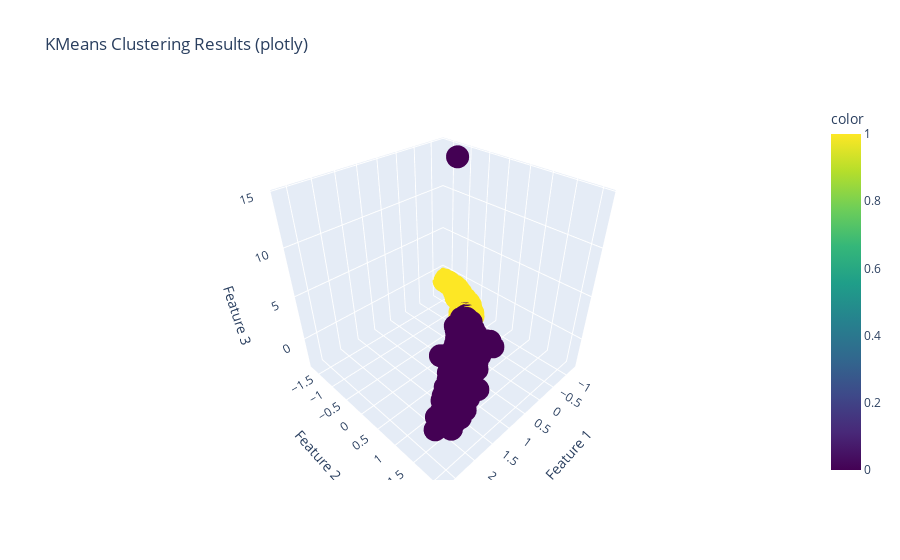
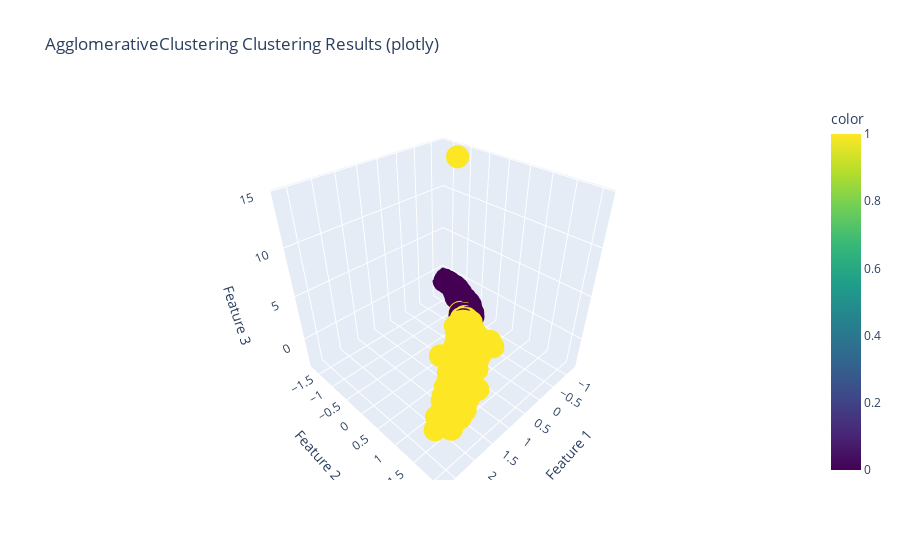
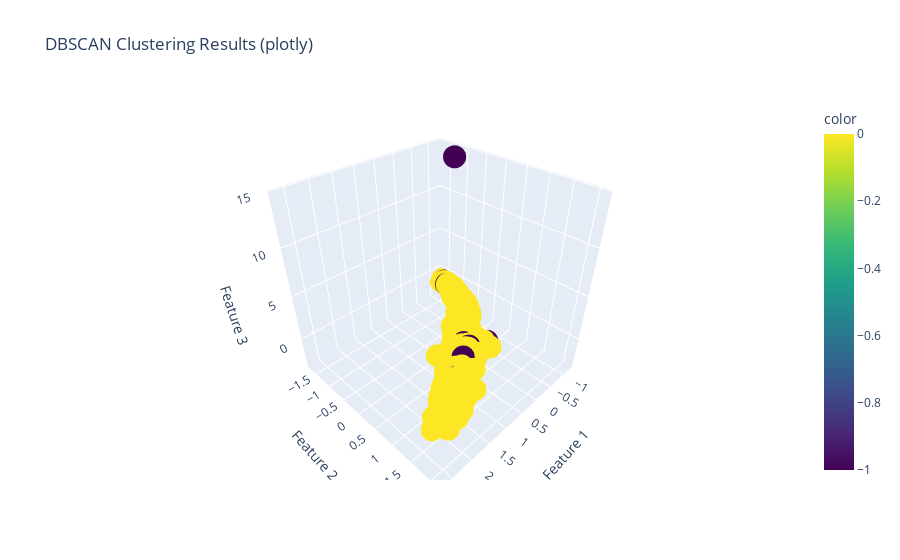
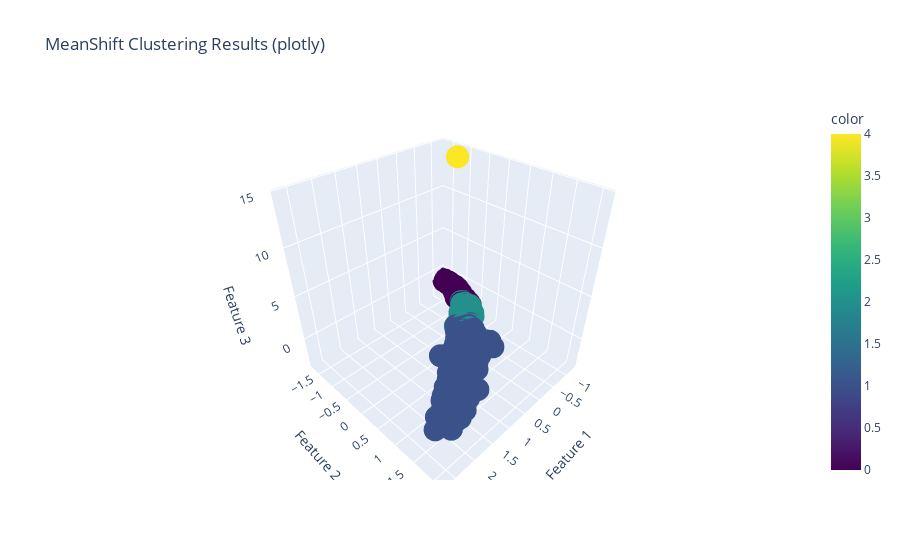

The notebook cell these images were saved under, in order:
### Code cell
import pandas as pd
import numpy as np
from sklearn.preprocessing import StandardScaler
from sklearn.cluster import KMeans, AgglomerativeClustering, DBSCAN, MeanShift, SpectralClustering
from sklearn.metrics import silhouette_score, davies_bouldin_score
import matplotlib.pyplot as plt
from mpl_toolkits.mplot3d import Axes3D
import plotly.express as px

# Load your data e drop the columns non-numeric
data = df.copy()
data = drop_columns(data)

# Standardize the data
scaler = StandardScaler()
data_scaled = scaler.fit_transform(data)

# Define the clustering algorithms
clustering_algorithms = {
    'KMeans': KMeans(n_clusters=2),
    'AgglomerativeClustering': AgglomerativeClustering(n_clusters=2),
    'DBSCAN': DBSCAN(eps=0.5, min_samples=5),
    'MeanShift': MeanShift(),
    'SpectralClustering': SpectralClustering(n_clusters=2)
}

# Dictionary to store the results
results = {}

# Evaluate each clustering algorithm
for name, algorithm in clustering_algorithms.items():
    # Fit the model
    labels = algorithm.fit_predict(data_scaled)
    
    # Calculate evaluation metrics
    silhouette_avg = silhouette_score(data_scaled, labels)
    davies_bouldin = davies_bouldin_score(data_scaled, labels)
    
    # Store the results
    results[name] = {'Labels': labels, 'Silhouette Score': silhouette_avg, 'Davies-Bouldin Score': davies_bouldin}

# Print the results
for name, metrics in results.items():
    print(f"Algorithm: {name}")
    for metric, value in metrics.items():
        if metric != 'Labels':
            print(f"  {metric}: {value}")
    print()

# 3D Visualization using matplotlib
def plot_3d(data, labels, title):
    fig = plt.figure()
    ax = fig.add_subplot(111, projection='3d')
    scatter = ax.scatter(data[:, 0], data[:, 1], data[:, 2], c=labels, cmap='viridis')
    ax.set_title(title)
    ax.set_xlabel('Feature 1')
    ax.set_ylabel('Feature 2')
    ax.set_zlabel('Feature 3')
    legend1 = ax.legend(*scatter.legend_elements(), title="Clusters")
    ax.add_artist(legend1)
    plt.show()

# 3D Visualization using plotly
def plotly_3d(data, labels, title):
    fig = px.scatter_3d(
        x=data[:, 0], y=data[:, 1], z=data[:, 2],
        color=labels,
        title=title,
        labels={'x': 'Feature 1', 'y': 'Feature 2', 'z': 'Feature 3'},
        color_continuous_scale='Viridis'
    )
    fig.show()

# Plotting results for each algorithm
for name, metrics in results.items():
    labels = metrics['Labels']
    plot_3d(data_scaled, labels, f'{name} Clustering Results (matplotlib)')
    plotly_3d(data_scaled, labels, f'{name} Clustering Results (plotly)')

### Figure 1 — Plotly figure (JSON) as saved in the notebook; plotly's stock layout.template omitted (floating-point values rounded to 4 significant figures; data arrays with more than 128 entries replaced by an {"elided": "..."} marker saying what was removed)
{"data": [{"hovertemplate": "Feature 1=%{x}<br>Feature 2=%{y}<br>Feature 3=%{z}<br>color=%{marker.color}<extra></extra>", "legendgroup": "", "marker": {"color": {"elided": "731 int values"}, "coloraxis": "coloraxis", "symbol": "circle"}, "mode": "markers", "name": "", "scene": "scene", "showlegend": false, "type": "scatter3d", "x": {"elided": "731 float values"}, "y": {"elided": "731 float values"}, "z": {"elided": "731 float values"}}], "layout": {"coloraxis": {"colorbar": {"title": {"text": "color"}}, "colorscale": [[0, "#440154"], [0.1111, "#482878"], [0.2222, "#3e4989"], [0.3333, "#31688e"], [0.4444, "#26828e"], [0.5556, "#1f9e89"], [0.6667, "#35b779"], [0.7778, "#6ece58"], [0.8889, "#b5de2b"], [1, "#fde725"]]}, "legend": {"tracegroupgap": 0}, "scene": {"domain": {"x": [0, 1], "y": [0, 1]}, "xaxis": {"title": {"text": "Feature 1"}}, "yaxis": {"title": {"text": "Feature 2"}}, "zaxis": {"title": {"text": "Feature 3"}}}, "title": {"text": "KMeans Clustering Results (plotly)"}}}

### Figure 2 — Plotly figure (JSON) as saved in the notebook; plotly's stock layout.template omitted (floating-point values rounded to 4 significant figures; data arrays with more than 128 entries replaced by an {"elided": "..."} marker saying what was removed)
{"data": [{"hovertemplate": "Feature 1=%{x}<br>Feature 2=%{y}<br>Feature 3=%{z}<br>color=%{marker.color}<extra></extra>", "legendgroup": "", "marker": {"color": {"elided": "731 int values"}, "coloraxis": "coloraxis", "symbol": "circle"}, "mode": "markers", "name": "", "scene": "scene", "showlegend": false, "type": "scatter3d", "x": {"elided": "731 float values"}, "y": {"elided": "731 float values"}, "z": {"elided": "731 float values"}}], "layout": {"coloraxis": {"colorbar": {"title": {"text": "color"}}, "colorscale": [[0, "#440154"], [0.1111, "#482878"], [0.2222, "#3e4989"], [0.3333, "#31688e"], [0.4444, "#26828e"], [0.5556, "#1f9e89"], [0.6667, "#35b779"], [0.7778, "#6ece58"], [0.8889, "#b5de2b"], [1, "#fde725"]]}, "legend": {"tracegroupgap": 0}, "scene": {"domain": {"x": [0, 1], "y": [0, 1]}, "xaxis": {"title": {"text": "Feature 1"}}, "yaxis": {"title": {"text": "Feature 2"}}, "zaxis": {"title": {"text": "Feature 3"}}}, "title": {"text": "AgglomerativeClustering Clustering Results (plotly)"}}}

### Figure 3 — Plotly figure (JSON) as saved in the notebook; plotly's stock layout.template omitted (floating-point values rounded to 4 significant figures; data arrays with more than 128 entries replaced by an {"elided": "..."} marker saying what was removed)
{"data": [{"hovertemplate": "Feature 1=%{x}<br>Feature 2=%{y}<br>Feature 3=%{z}<br>color=%{marker.color}<extra></extra>", "legendgroup": "", "marker": {"color": {"elided": "731 int values"}, "coloraxis": "coloraxis", "symbol": "circle"}, "mode": "markers", "name": "", "scene": "scene", "showlegend": false, "type": "scatter3d", "x": {"elided": "731 float values"}, "y": {"elided": "731 float values"}, "z": {"elided": "731 float values"}}], "layout": {"coloraxis": {"colorbar": {"title": {"text": "color"}}, "colorscale": [[0, "#440154"], [0.1111, "#482878"], [0.2222, "#3e4989"], [0.3333, "#31688e"], [0.4444, "#26828e"], [0.5556, "#1f9e89"], [0.6667, "#35b779"], [0.7778, "#6ece58"], [0.8889, "#b5de2b"], [1, "#fde725"]]}, "legend": {"tracegroupgap": 0}, "scene": {"domain": {"x": [0, 1], "y": [0, 1]}, "xaxis": {"title": {"text": "Feature 1"}}, "yaxis": {"title": {"text": "Feature 2"}}, "zaxis": {"title": {"text": "Feature 3"}}}, "title": {"text": "DBSCAN Clustering Results (plotly)"}}}

### Figure 4 — Plotly figure (JSON) as saved in the notebook; plotly's stock layout.template omitted (floating-point values rounded to 4 significant figures; data arrays with more than 128 entries replaced by an {"elided": "..."} marker saying what was removed)
{"data": [{"hovertemplate": "Feature 1=%{x}<br>Feature 2=%{y}<br>Feature 3=%{z}<br>color=%{marker.color}<extra></extra>", "legendgroup": "", "marker": {"color": {"elided": "731 int values"}, "coloraxis": "coloraxis", "symbol": "circle"}, "mode": "markers", "name": "", "scene": "scene", "showlegend": false, "type": "scatter3d", "x": {"elided": "731 float values"}, "y": {"elided": "731 float values"}, "z": {"elided": "731 float values"}}], "layout": {"coloraxis": {"colorbar": {"title": {"text": "color"}}, "colorscale": [[0, "#440154"], [0.1111, "#482878"], [0.2222, "#3e4989"], [0.3333, "#31688e"], [0.4444, "#26828e"], [0.5556, "#1f9e89"], [0.6667, "#35b779"], [0.7778, "#6ece58"], [0.8889, "#b5de2b"], [1, "#fde725"]]}, "legend": {"tracegroupgap": 0}, "scene": {"domain": {"x": [0, 1], "y": [0, 1]}, "xaxis": {"title": {"text": "Feature 1"}}, "yaxis": {"title": {"text": "Feature 2"}}, "zaxis": {"title": {"text": "Feature 3"}}}, "title": {"text": "MeanShift Clustering Results (plotly)"}}}
